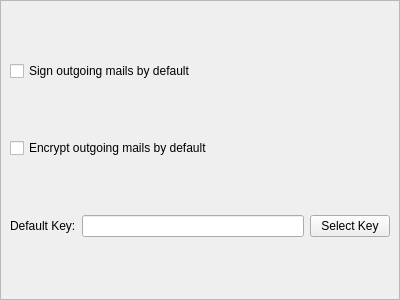
<?xml version="1.0" encoding="UTF-8"?>
<ui version="4.0">
 <class>CryptographyPage</class>
 <widget class="QScrollArea" name="CryptographyPage">
  <property name="geometry">
   <rect>
    <x>0</x>
    <y>0</y>
    <width>400</width>
    <height>300</height>
   </rect>
  </property>
  <property name="windowTitle">
   <string>ScrollArea</string>
  </property>
  <property name="widgetResizable">
   <bool>true</bool>
  </property>
  <widget class="QWidget" name="scrollAreaWidgetContents">
   <property name="geometry">
    <rect>
     <x>0</x>
     <y>0</y>
     <width>398</width>
     <height>298</height>
    </rect>
   </property>
   <layout class="QGridLayout" name="gridLayout">
    <item row="1" column="0">
     <widget class="QCheckBox" name="encryptDefaultCheckbox">
      <property name="text">
       <string>Encrypt outgoing mails by default</string>
      </property>
     </widget>
    </item>
    <item row="0" column="0">
     <widget class="QCheckBox" name="signDefaultCheckbox">
      <property name="text">
       <string>Sign outgoing mails by default</string>
      </property>
     </widget>
    </item>
    <item row="2" column="0">
     <layout class="QHBoxLayout" name="defaultKeyLayout">
      <item>
       <widget class="QLabel" name="defaultKeyLabel">
        <property name="text">
         <string>Default Key:</string>
        </property>
       </widget>
      </item>
      <item>
       <widget class="QLineEdit" name="defaultKeyEdit"/>
      </item>
      <item>
       <widget class="QPushButton" name="defaultKeyButton">
        <property name="text">
         <string>Select Key</string>
        </property>
       </widget>
      </item>
     </layout>
    </item>
   </layout>
  </widget>
 </widget>
 <resources/>
 <connections/>
</ui>
